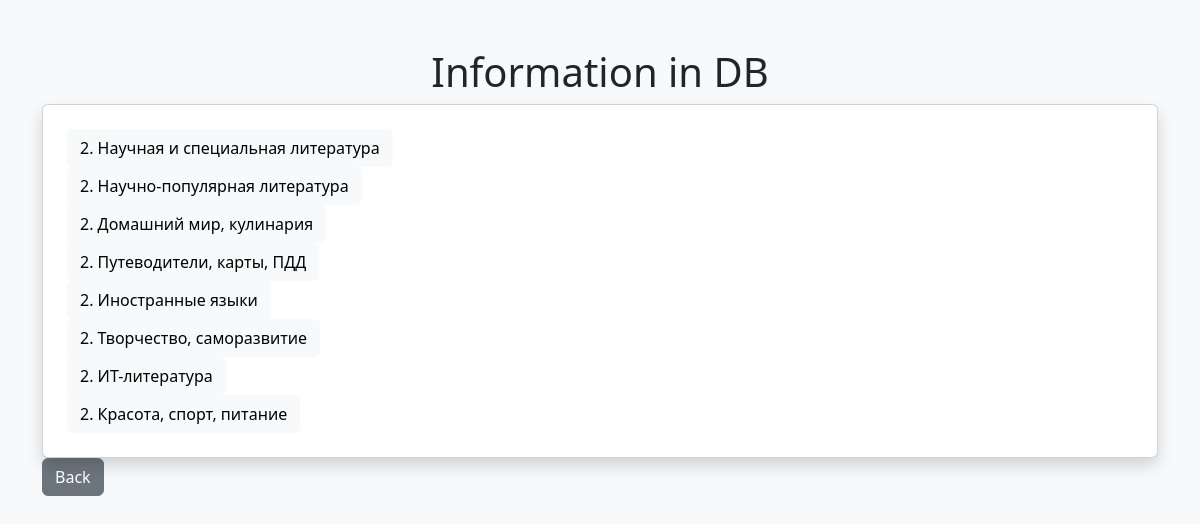
Page /info/2 on the committed database.
### app.py (models this page shows, shortened)
class Subgenre(db.Model):
    __tablename__ = 'subgenre'
    name_subgenre_id = db.Column(db.Integer, primary_key=True, nullable=True)
    name_subgenre = db.Column(db.String(120), nullable=False)
    genre_id = db.Column(db.Integer, nullable=True)

### app.py (the view)
@app.route('/info/<int:id>')
def info(id):
    subgenres = Subgenre.query.filter_by(genre_id=id)
    return render_template('info.html', subgenres=subgenres)

### templates/info.html (shortened to what this page needs)
<!DOCTYPE html>
<html lang="en">
<head>
    <link href="https://cdn.jsdelivr.net/npm/bootstrap@5.3.0/dist/css/bootstrap.min.css" rel="stylesheet">
</head>
<body class="bg-light">
    <div class="container mt-5">
        <h1 class="text-center">Information in DB</h1>
        <div class="card shadow p-4">
            {%for row in subgenres%}
            <div style="display: flex; flex-direction: row;">
                <a href="{{url_for('book',genre_name=row.name_subgenre)}}"><button type="button" class="btn btn-light"
                        style="width: 100%;">{{row.genre_id}}.
                        {{row.name_subgenre}}
                    </button>
                </a>
            </div>
            {%endfor%}
        </div>
        <a href="{{url_for('index')}}"><button type="button" class="btn btn-secondary">Back</button></a>
    </div>
</body>
</html>

### rows in the picture
Subgenre: genre_id "2", name_subgenre "Научная и специальная литература"
Subgenre: genre_id "2", name_subgenre "Научно-популярная литература"
Subgenre: genre_id "2", name_subgenre "Домашний мир, кулинария"
Subgenre: genre_id "2", name_subgenre "Путеводители, карты, ПДД"
Subgenre: genre_id "2", name_subgenre "Иностранные языки"
Subgenre: genre_id "2", name_subgenre "Творчество, саморазвитие"
Subgenre: genre_id "2", name_subgenre "ИТ-литература"
Subgenre: genre_id "2", name_subgenre "Красота, спорт, питание"
